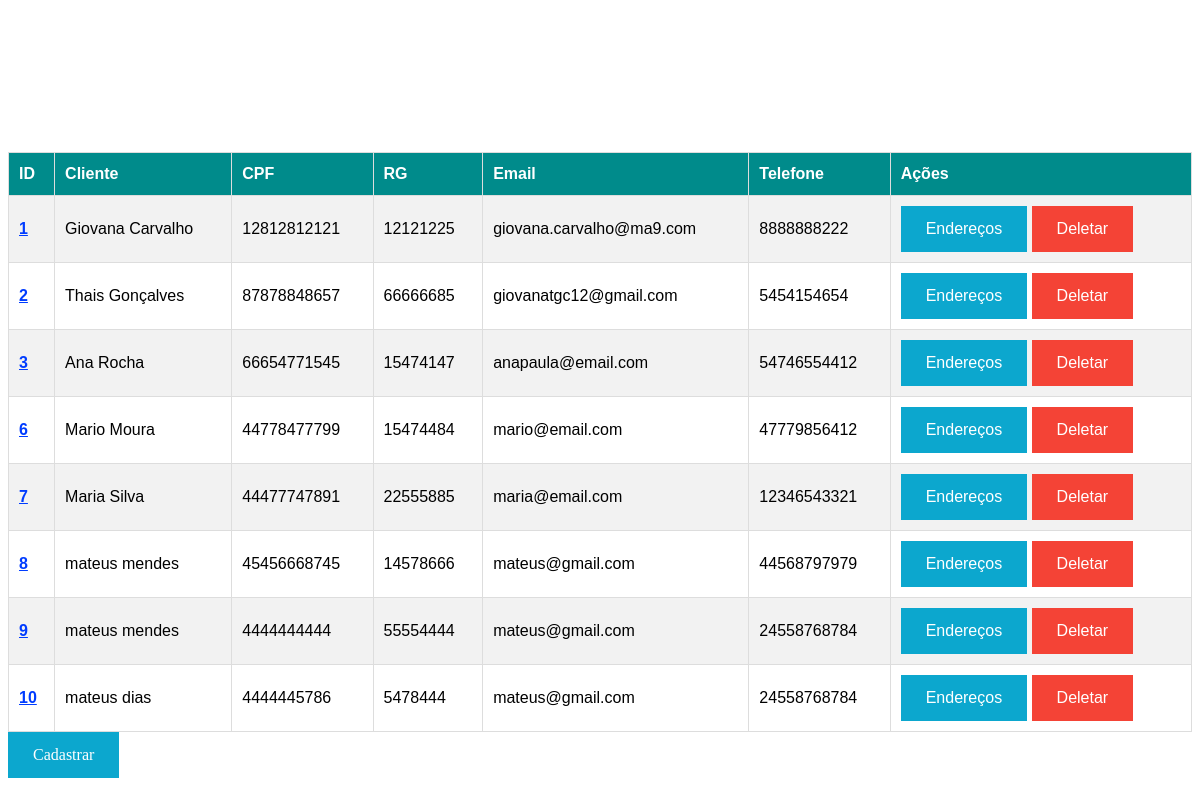
Before: / with the older database file.
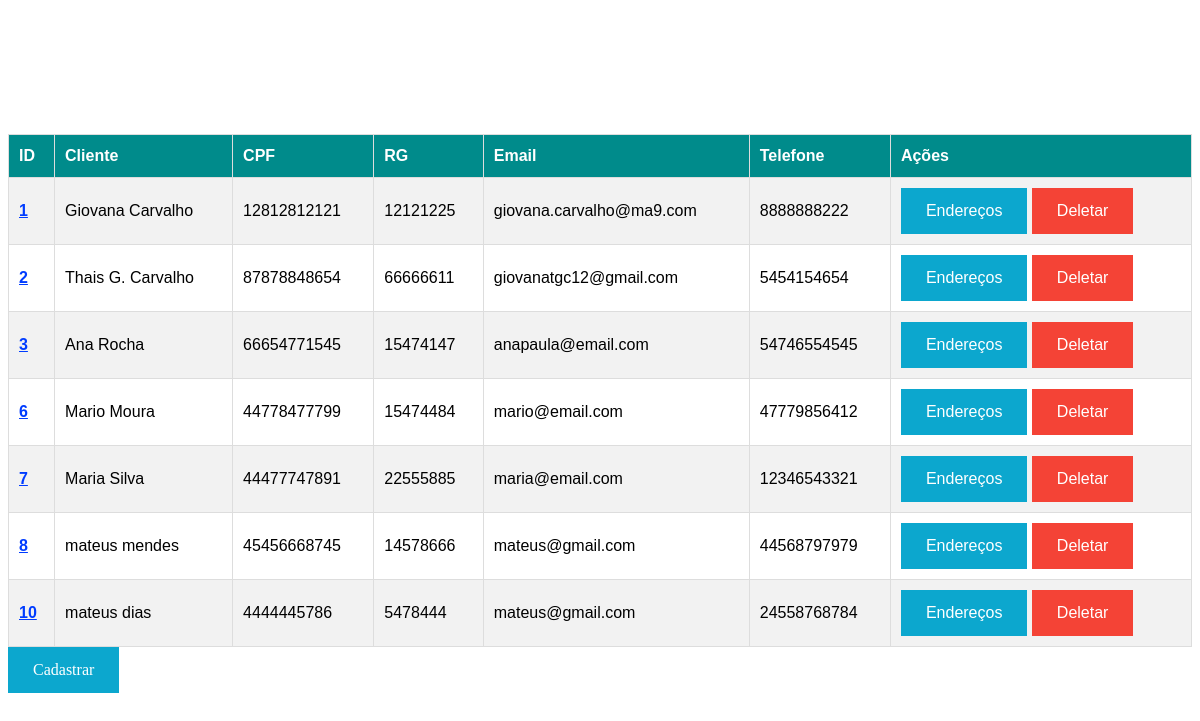
After: the same page with the newer database file.
### cadastros/models.py (models this page shows, shortened)
class Cliente(models.Model):
    foto = models.ImageField(upload_to='images/',null=True,blank=True,)
    nome = models.CharField("nome", max_length=50)
    sobrenome = models.CharField("sobrenome", max_length=100)
    cpf = models.CharField("cpf", max_length=11, unique=True)
    rg = models.CharField("rg", max_length=8, unique=True)
    telefone = models.CharField("telefone", max_length=12)
    email = models.EmailField("email")
    begin_date= models.DateTimeField(auto_now_add=True)
    class Meta:
        db_table= 'cliente'
        verbose_name = "Cliente"
        verbose_name_plural = "Clientes"

### cadastros/views.py (the view)
# urls.py: path('',ClienteList.as_view(),name='cliente_list'),
class ClienteList(ListView):
    model = Cliente
    queryset = Cliente.objects.all()

### cadastros/templates/cadastros/cliente_list.html (shortened to what this page needs)
<!DOCTYPE html>
<html lang="en">
<head>
</head>
<body>
    <table id="customers">
        <tr>
        <th>ID</th>
        <th>Cliente</th>
        <th>CPF</th>
        <th>RG</th>
        <th>Email</th>
        <th>Telefone</th>
        <th>Ações</th>
        </tr>
    {% for cliente in object_list %}
        <tr>
            <td>
                <b><a class="two" href="{% url 'cliente_update' cliente.id %}" target="_blank">{{cliente.id}}</a></b>
            </td>
            <td>{{ cliente.nome}} {{cliente.sobrenome}} </td>
            <td> {{ cliente.cpf}} </td>
            <td> {{cliente.rg}}</td>
            <td> {{cliente.email}}</td>
            <td>{{ cliente.telefone}}</td>
            <td>
                <a class="four" href="{% url 'endereco_cliente' cliente.id %}"  target="_blank">Endereços</a>
                <a class="one" href="{% url 'cliente_delete' cliente.id %}" target="_blank">Deletar</a>
            </td>
        </tr><br>
    {% endfor %}
    </table>
    <a class="three" href="/cadastros/create/" target="_blank">Cadastrar</a>
</body>
</html>

Changed rows visible on the page:
removed Cliente: id "9", nome "mateus", sobrenome "mendes", cpf "4444444444", rg "55554444", email "mateus@gmail.com", telefone "24558768784"
changed Cliente "Thais": sobrenome "Gonçalves" → "G. Carvalho"; cpf "87878848657" → "87878848654"; rg "66666685" → "66666611"
changed Cliente "Ana": telefone "54746554412" → "54746554545"
